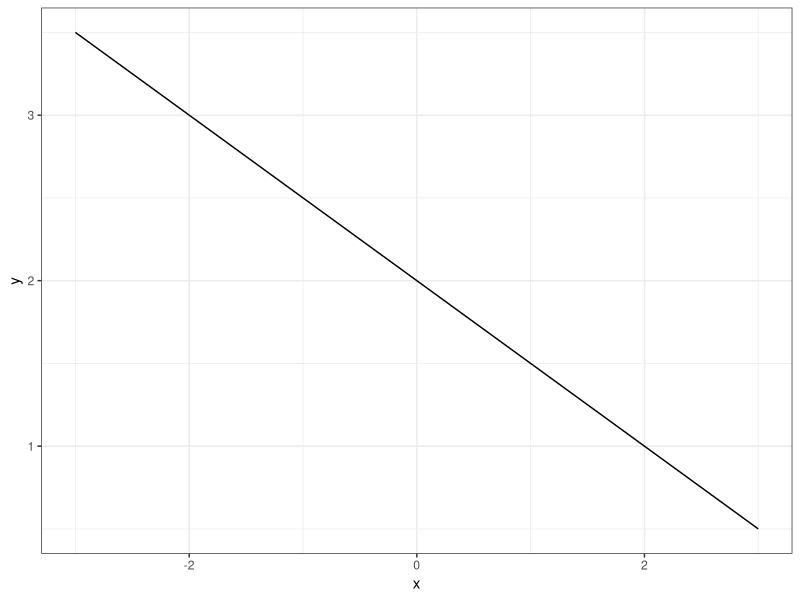
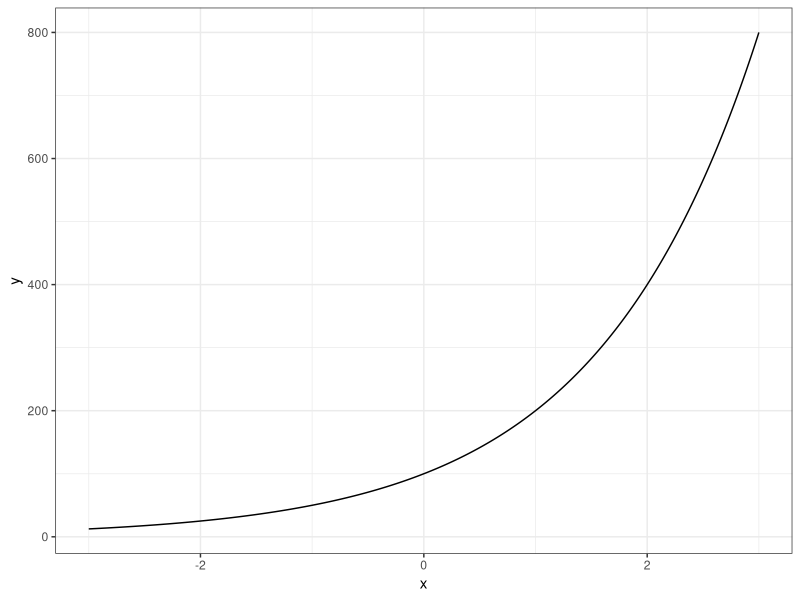
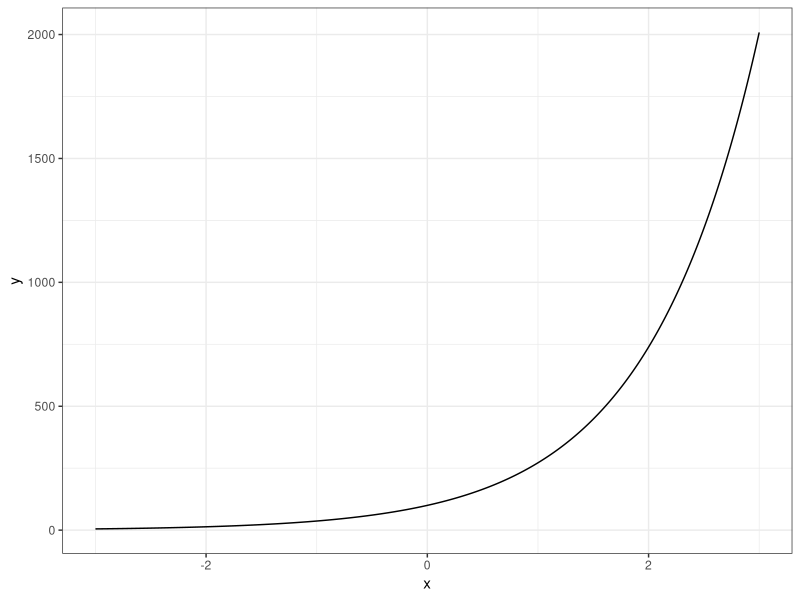
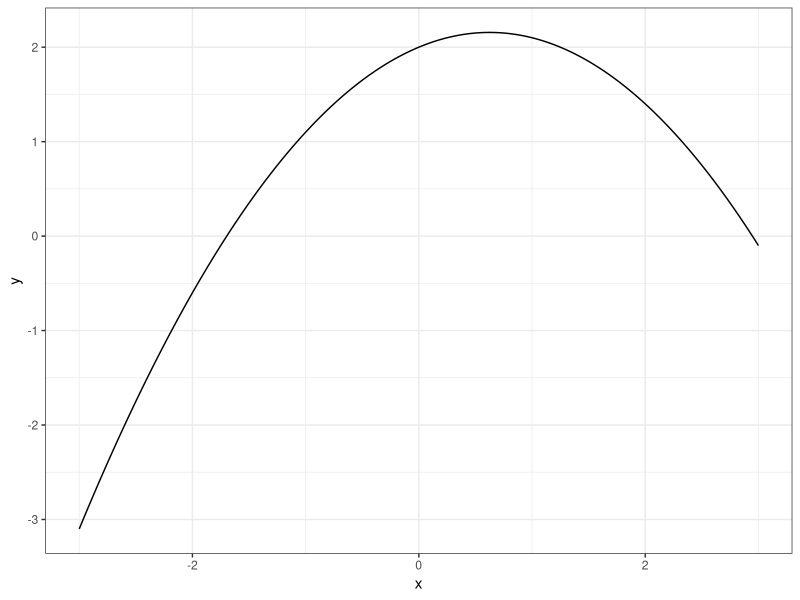
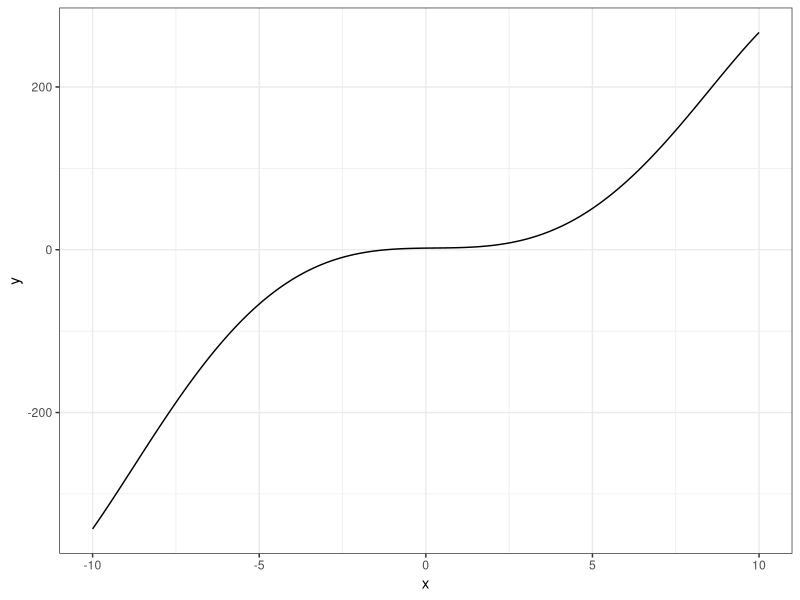
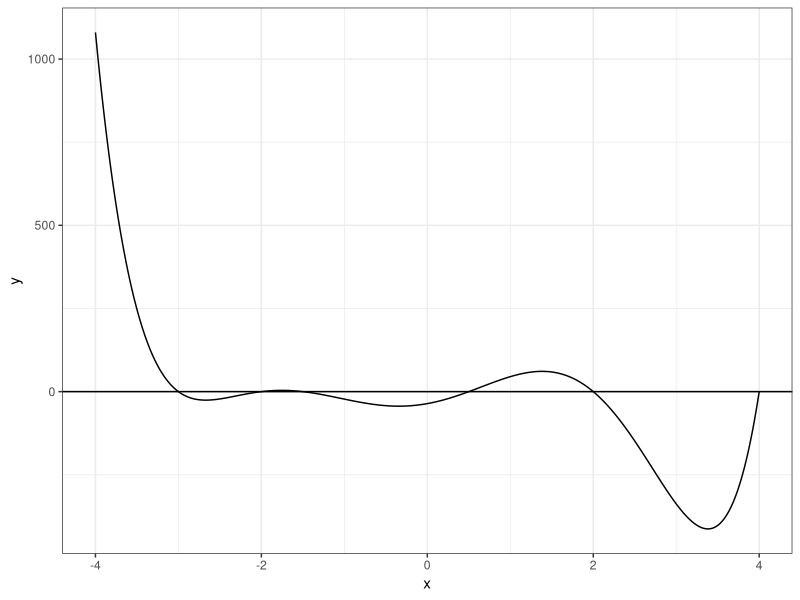

Source code (R) for these figures, in order:
## ---- chunk 1
library(tidyverse)
x = seq(-3,3)
y = 2-0.5*x
datos = data.frame(x, y)
datos %>% ggplot(aes(x=x, y=y))+
  geom_line()+theme_bw()
## ---- chunk 2
x = seq(-3,3, 0.01)
y = 100*2^x
datos = data.frame(x, y)
datos %>% ggplot(aes(x=x, y=y))+
  geom_line()+theme_bw()
## ---- chunk 3
x = seq(-3,3, 0.01)
y = 100*exp(x)
datos = data.frame(x, y)
datos %>% ggplot(aes(x=x, y=y))+
  geom_line()+theme_bw()
## ---- chunk 4
x = seq(-3,3, 0.01)
y = 2+0.5*x-0.4*x^2
datos = data.frame(x, y)
datos %>% ggplot(aes(x=x, y=y))+
  geom_line()+theme_bw()
## ---- chunk 5
x = seq(-10,10, 0.01)
y = 2+0.5*x-0.4*x^2 +0.5*x^3-0.002*x^5
datos = data.frame(x, y)
datos %>% ggplot(aes(x=x, y=y))+
  geom_line()+theme_bw()
## ---- chunk 6
x = seq(-4,4, 0.01)
y = (x-2)*(x+1.5)*(x-0.5)*(x+3)*(x+2)*(x-4)
datos = data.frame(x, y)
datos %>% ggplot(aes(x=x, y=y))+
  geom_line()+theme_bw()+
  geom_hline(yintercept = 0)
